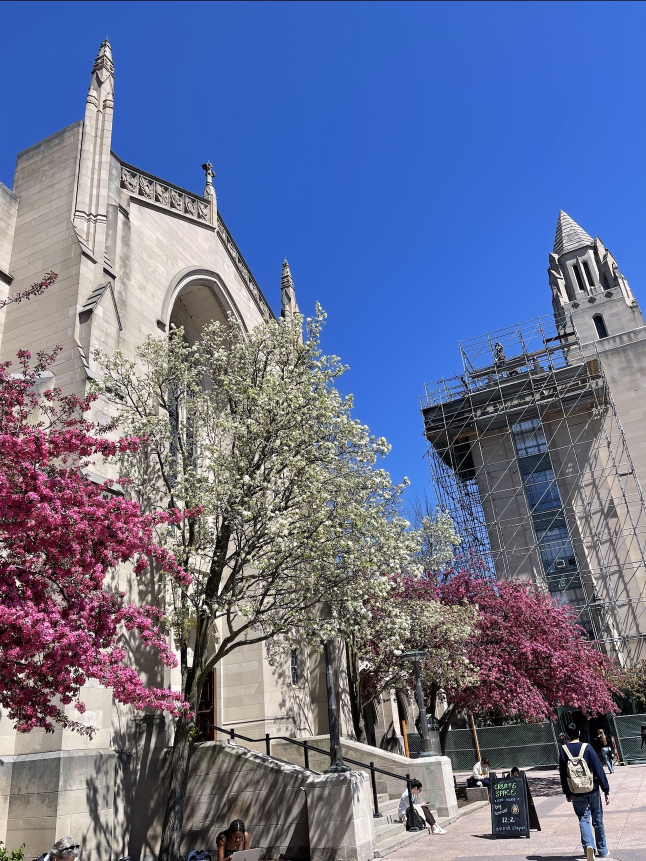
#> input picture CV-image/test/6/img1.jpg, 1292 x 1722 px, found by its file name (shown at 1/2 size)
$ python surf.py
#> lines starting #> are read from the running program, lines starting #| are printed output that depends on the picture
# 图像拼接
import cv2 as cv
import numpy as np
from matplotlib import pyplot as plt
import time

MIN = 10    # 最小匹配点数，如果匹配的特征点数量大于最小数量，则进行图像拼接

# 读取两张图片，对第一张图片进行调整，使其与第二张图片大小一致,并展示两张图片
img1 = plt.imread("img_4/img1.jpg")
#> img1 is the input picture: shape (1722, 1292, 3); mean R, G, B 105.1, 113.2, 144.6
img2 = plt.imread("img_4/img2.jpg")
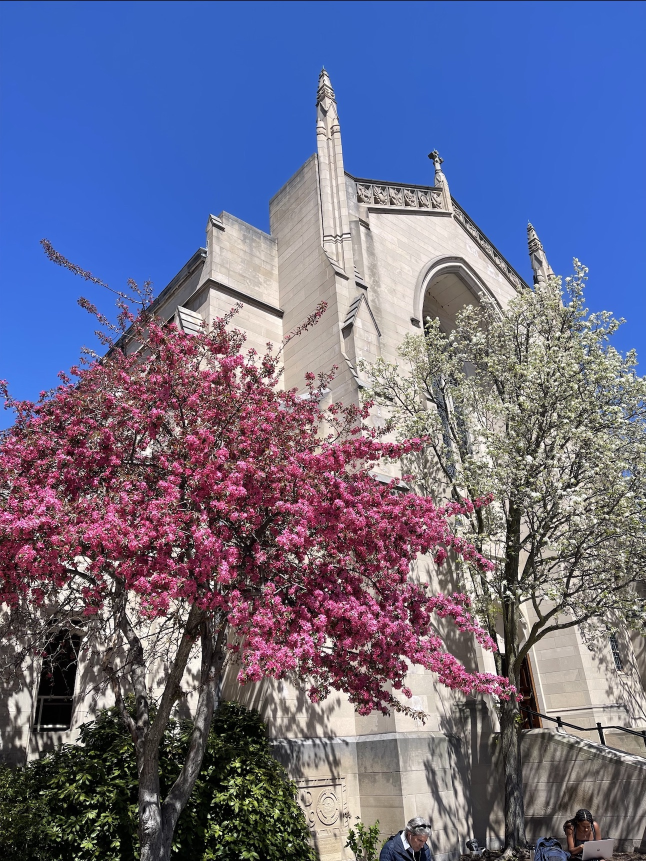
#> input picture CV-image/test/6/img2.jpg, 1292 x 1722 px, found by its file name (shown at 1/2 size)
#> img2 is the input picture: shape (1722, 1292, 3); mean R, G, B 106.8, 107.5, 137.1

height2 = int(img2.shape[0])
#> height2 = 1722
width2 = int(img2.shape[1])
#> width2 = 1292
dim = (width2, height2)
#> dim = (1292, 1722)
img1 = cv.resize(img1, dim, interpolation=cv.INTER_AREA)

daipinjie_image = np.hstack((img1, img2))
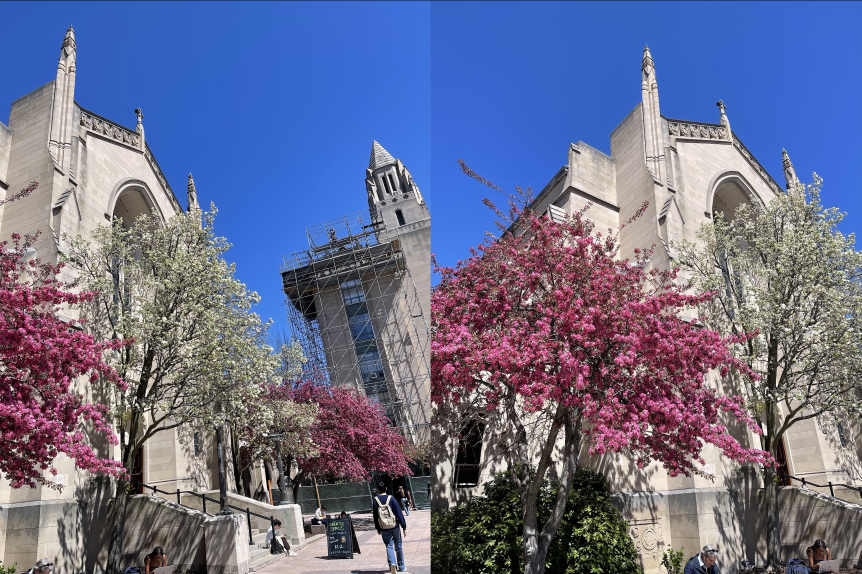
#> daipinjie_image: shape (1722, 2584, 3) (shown at 1/3 size); mean R, G, B 105.9, 110.4, 140.9
# plt.imshow(daipinjie_image),plt.axis('off'), plt.show()
# plt.imsave("surf待拼接的两张图.png", daipinjie_image)

start_time = time.time()
# 使用SURF检测关键点，并在原图像上绘制关键点，并打印特征点数目
#> (the run stopped early here; a loop or call above may not have finished)
